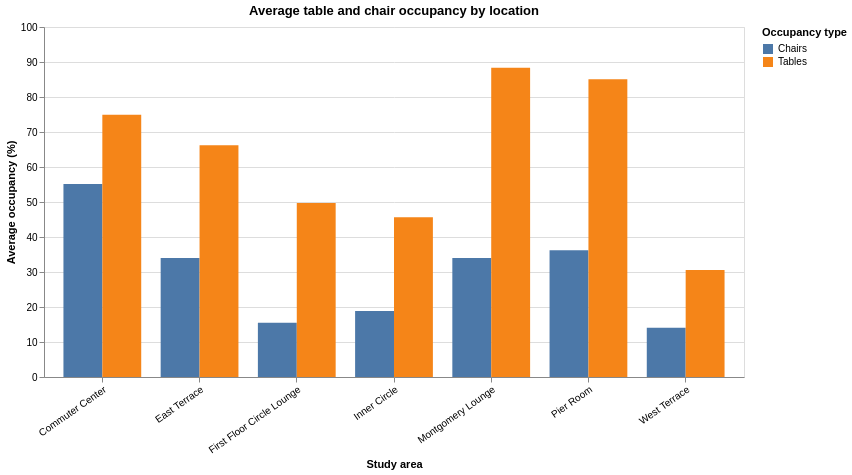

Notebook code for this chart:
### Code cell
occupancy_comparison = data.melt(
    id_vars=["location_label"],
    value_vars=["chair_occupancy_pct", "table_occupancy_pct"],
    var_name="occupancy_type",
    value_name="occupancy"
)

occupancy_comparison["occupancy_type"] = (
    occupancy_comparison["occupancy_type"].replace({
        "chair_occupancy_pct": "Chairs",
        "table_occupancy_pct": "Tables"
    })
)

bar_chart = alt.Chart(occupancy_comparison).mark_bar().encode(
    x=alt.X(
        "location_label:N",
        title="Study area",
        axis=alt.Axis(labelAngle=-35)
    ),
    xOffset="occupancy_type:N",
    y=alt.Y(
        "mean(occupancy):Q",
        title="Average occupancy (%)",
        scale=alt.Scale(domain=[0, 100])
    ),
    color=alt.Color("occupancy_type:N", title="Occupancy type"),
    tooltip=[
        "location_label:N",
        "occupancy_type:N",
        alt.Tooltip("mean(occupancy):Q", title="Average (%)", format=".1f"),
        alt.Tooltip("valid(occupancy):Q", title="Valid visits")
    ]
).properties(
    width=700,
    height=350,
    title="Average table and chair occupancy by location"
)

bar_chart

### Figure 1 — Vega-Lite specification as saved in the notebook (floating-point values rounded to 4 significant figures; data arrays with more than 128 entries replaced by an {"elided": "..."} marker saying what was removed)
{"config": {"view": {"continuousWidth": 300, "continuousHeight": 300}}, "data": {"name": "data-8bed139ac34cd990fe757e9ec12a00b7"}, "mark": {"type": "bar"}, "encoding": {"color": {"field": "occupancy_type", "title": "Occupancy type", "type": "nominal"}, "tooltip": [{"field": "location_label", "type": "nominal"}, {"field": "occupancy_type", "type": "nominal"}, {"aggregate": "mean", "field": "occupancy", "format": ".1f", "title": "Average (%)", "type": "quantitative"}, {"aggregate": "valid", "field": "occupancy", "title": "Valid visits", "type": "quantitative"}], "x": {"axis": {"labelAngle": -35}, "field": "location_label", "title": "Study area", "type": "nominal"}, "xOffset": {"field": "occupancy_type", "type": "nominal"}, "y": {"aggregate": "mean", "field": "occupancy", "scale": {"domain": [0, 100]}, "title": "Average occupancy (%)", "type": "quantitative"}}, "height": 350, "title": "Average table and chair occupancy by location", "width": 700, "$schema": "https://vega.github.io/schema/vega-lite/v6.4.1.json", "datasets": {"data-8bed139ac34cd990fe757e9ec12a00b7": {"elided": "340 records"}}}
